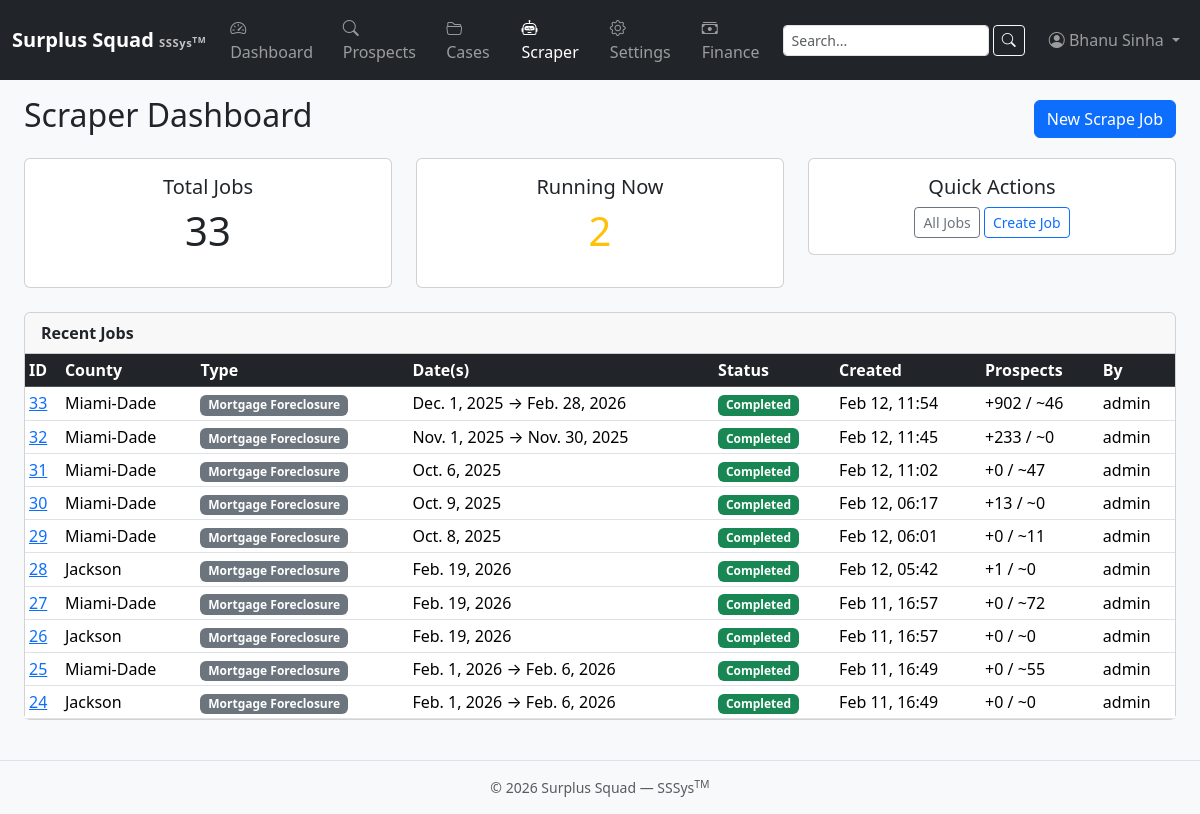
The app's page /scraper/dashboard/ (signed in), older data.
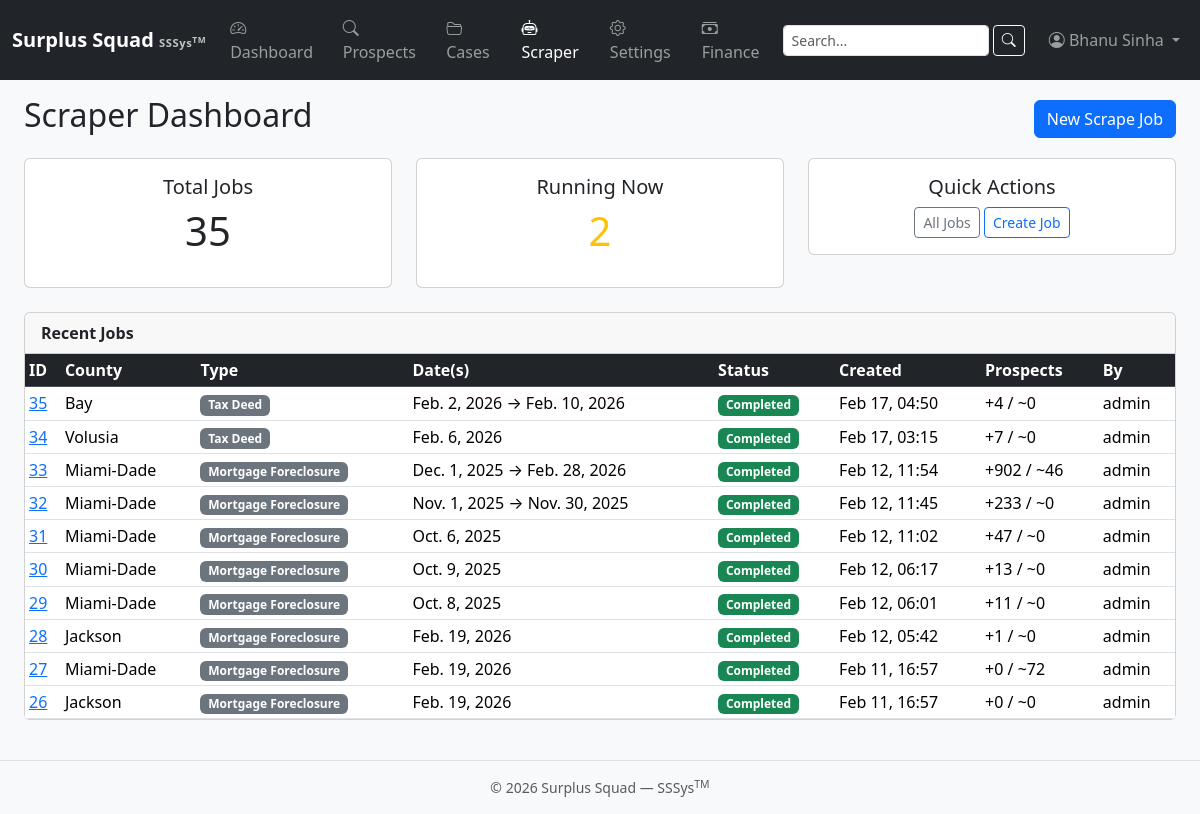
The same page, newer data.
### apps/scraper/models.py (models this page shows, shortened)
class ScrapeJob(models.Model):
    JOB_STATUS = [
        ('pending', 'Pending'),
        ('running', 'Running'),
        ('completed', 'Completed'),
        ('failed', 'Failed'),
    ]
    JOB_TYPE = [
        ('TD', 'Tax Deed'),
        ('TL', 'Tax Lien'),
        ('SS', 'Sheriff Sale'),
        ('MF', 'Mortgage Foreclosure'),
    ]
    name = models.CharField(
        max_length=255,
        blank=True,
        default='',
        help_text="Human-friendly identifier used to group related jobs",
    )
    county = models.ForeignKey('locations.County', on_delete=models.CASCADE, related_name='scrape_jobs')
    job_type = models.CharField(max_length=8, choices=JOB_TYPE)
    target_date = models.DateField(help_text="Start date for scraping")
    end_date = models.DateField(null=True, blank=True, help_text="End date (inclusive). Leave blank for single date.")
    status = models.CharField(max_length=32, choices=JOB_STATUS, default='pending')
    triggered_by = models.ForeignKey(User, on_delete=models.SET_NULL, null=True, blank=True)
    prospects_created = models.PositiveIntegerField(default=0)
    prospects_updated = models.PositiveIntegerField(default=0)
    prospects_qualified = models.PositiveIntegerField(default=0)
    prospects_disqualified = models.PositiveIntegerField(default=0)
    error_message = models.TextField(blank=True)
    created_at = models.DateTimeField(auto_now_add=True)
    started_at = models.DateTimeField(null=True, blank=True)
    completed_at = models.DateTimeField(null=True, blank=True)
    class Meta:
        ordering = ('-created_at',)

### apps/locations/models.py (models this page shows, shortened)
class County(models.Model):
    PLATFORM_CHOICES = [
        ("realforeclose", "RealForeclose"),
        ("realtaxdeed", "RealTaxDeed"),
        ("other", "Other"),
    ]
    state = models.ForeignKey(State, on_delete=models.CASCADE, related_name="counties")
    name = models.CharField(max_length=150)
    slug = models.SlugField(max_length=150)
    fips_code = models.CharField(max_length=10, blank=True, default="")
    is_active = models.BooleanField(default=True)
    last_scraped = models.DateTimeField(blank=True, null=True)
    auction_calendar_url = models.URLField(blank=True, default="")
    realtdm_url = models.URLField(blank=True, default="")
    platform = models.CharField(max_length=32, choices=PLATFORM_CHOICES, default="other")
    class Meta:
        verbose_name_plural = "counties"
        unique_together = [("state", "slug")]
        ordering = ["name"]

### apps/scraper/views.py (the view)
# urls.py: path("dashboard/", views.ScraperDashboardView.as_view(), name="dashboard"),
class ScraperDashboardView(AdminRequiredMixin, TemplateView):
    template_name = "scraper/dashboard.html"
    def get_context_data(self, **kwargs):
        ctx = super().get_context_data(**kwargs)
        ctx["recent_jobs"] = ScrapeJob.objects.select_related("county", "triggered_by")[:10]
        ctx["running_jobs"] = ScrapeJob.objects.filter(status="running").count()
        ctx["total_jobs"] = ScrapeJob.objects.count()
        return ctx

### apps/accounts/mixins.py (called while the page is built)
    def test_func(self):
        user = self.request.user
        return hasattr(user, 'profile') and user.profile.is_admin

### apps/accounts/models.py (called while the page is built)
    @property
    def can_view_prospects(self):
        return self.role in {self.ROLE_PROSPECTS_ONLY, self.ROLE_BOTH, self.ROLE_ADMIN}

    @property
    def can_view_cases(self):
        return self.role in {self.ROLE_CASES_ONLY, self.ROLE_BOTH, self.ROLE_ADMIN}

    @property
    def is_admin(self):
        return self.role == self.ROLE_ADMIN or self.user.is_superuser

### templates/scraper/dashboard.html (shortened to what this page needs)
{% extends "base.html" %}
{% block content %}
<div class="d-flex justify-content-between align-items-center mb-3">
  <h2>Scraper Dashboard</h2>
  <a href="{% url 'scraper:job_create' %}" class="btn btn-primary">New Scrape Job</a>
</div>
<div class="row mb-4">
  <div class="col-md-4">
    <div class="card text-center">
      <div class="card-body">
        <h5 class="card-title">Total Jobs</h5>
        <p class="display-6">{{ total_jobs }}</p>
      </div>
    </div>
  </div>
  <div class="col-md-4">
    <div class="card text-center">
      <div class="card-body">
        <h5 class="card-title">Running Now</h5>
        <p class="display-6 {% if running_jobs > 0 %}text-warning{% endif %}">{{ running_jobs }}</p>
      </div>
    </div>
  </div>
  <div class="col-md-4">
    <div class="card text-center">
      <div class="card-body">
        <h5 class="card-title">Quick Actions</h5>
        <a href="{% url 'scraper:job_list' %}" class="btn btn-outline-secondary btn-sm">All Jobs</a>
        <a href="{% url 'scraper:job_create' %}" class="btn btn-outline-primary btn-sm">Create Job</a>
      </div>
    </div>
  </div>
</div>
<div class="card">
  <div class="card-header"><strong>Recent Jobs</strong></div>
  <div class="table-responsive">
    <table class="table table-hover table-sm mb-0">
      <thead class="table-dark">
        <tr>
          <th>ID</th>
          <th>County</th>
          <th>Type</th>
          <th>Date(s)</th>
          <th>Status</th>
          <th>Created</th>
          <th>Prospects</th>
          <th>By</th>
        </tr>
      </thead>
      <tbody>
        {% for job in recent_jobs %}
        <tr>
          <td><a href="{% url 'scraper:job_detail' job.pk %}">{{ job.pk }}</a></td>
          <td>{{ job.county.name }}</td>
          <td><span class="badge bg-secondary">{{ job.get_job_type_display }}</span></td>
          <td>
            {{ job.target_date }}{% if job.end_date %} &rarr; {{ job.end_date }}{% endif %}
          </td>
          <td>
            {% if job.status == "completed" %}<span class="badge bg-success">Completed</span>
            {% elif job.status == "running" %}<span class="badge bg-warning text-dark">Running</span>
            {% elif job.status == "failed" %}<span class="badge bg-danger">Failed</span>
            {% else %}<span class="badge bg-secondary">Pending</span>{% endif %}
          </td>
          <td>{{ job.created_at|date:"M d, H:i" }}</td>
          <td>+{{ job.prospects_created }} / ~{{ job.prospects_updated }}</td>
          <td>{{ job.triggered_by.username|default:"-" }}</td>
        </tr>
        {% empty %}
        <tr><td colspan="8" class="text-center text-muted">No scrape jobs yet.</td></tr>
        {% endfor %}
      </tbody>
    </table>
  </div>
</div>
{% endblock %}

Row changes from the older to the newer data that the page shows:
no longer on this page (row unchanged): ScrapeJob: pk "25", county.name "Miami-Dade", job_type "Mortgage Foreclosure", target_date "Feb. 1, 2026", end_date "Feb. 6, 2026", status "Completed", created_at "Feb 11, 16:49", prospects_created "0", prospects_updated "55", triggered_by.username "admin"
no longer on this page (row unchanged): ScrapeJob: pk "24", county.name "Jackson", job_type "Mortgage Foreclosure", target_date "Feb. 1, 2026", end_date "Feb. 6, 2026", status "Completed", created_at "Feb 11, 16:49", prospects_created "0", prospects_updated "0", triggered_by.username "admin"
added ScrapeJob: pk "35", county.name "Bay", job_type "Tax Deed", target_date "Feb. 2, 2026", end_date "Feb. 10, 2026", status "Completed", created_at "Feb 17, 04:50", prospects_created "4", prospects_updated "0", triggered_by.username "admin"
added ScrapeJob: pk "34", county.name "Volusia", job_type "Tax Deed", target_date "Feb. 6, 2026", status "Completed", created_at "Feb 17, 03:15", prospects_created "7", prospects_updated "0", triggered_by.username "admin"
changed ScrapeJob "Oct. 6, 2025": prospects_created "0" → "47"; prospects_updated "47" → "0"
changed ScrapeJob "Oct. 8, 2025": prospects_created "0" → "11"; prospects_updated "11" → "0"
Text that changed along with them:
{{ total_jobs }}: "33" → "35"
